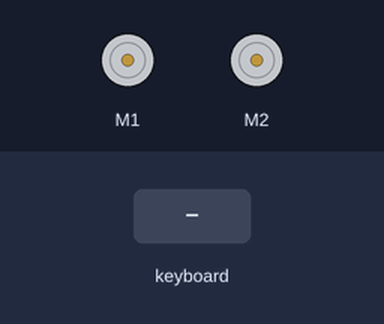
A program run on a simulated Raspberry Pi (BCM pin numbers). Shown: 2 × DC motor (green arrow = forward, orange = backward, longer = faster). The inputs (shaded band) are chosen by the test bench. Motors are numbered in the order the program creates them (left before right in a Robot).

Above: at 1.2 s.
1.3 s: key up typed on the keyboard
At 1.45 s:
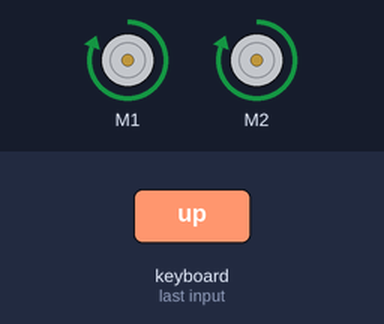
3.1 s: key down typed on the keyboard
At 3.25 s:
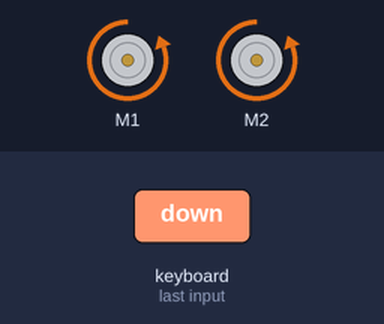
4.9 s: key left typed on the keyboard
At 5.05 s:
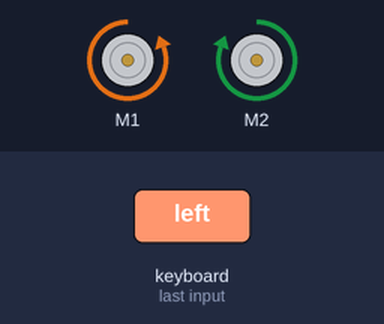
6.7 s: key right typed on the keyboard
At 6.85 s:
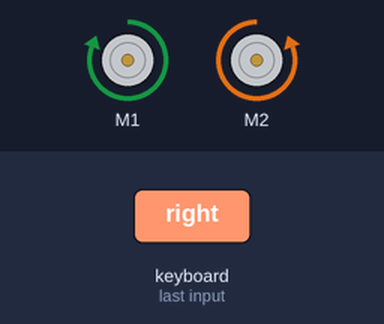
Timing chart, 0 to 9.5 s (numbered marks = the images above; inputs shaded):
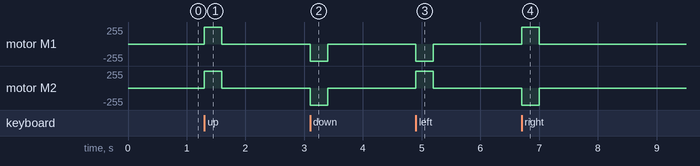

The program:

cursesRobot.py
```python
import curses
from gpiozero import Robot
import sys

robot = Robot(left=(27,24), right=(16,23))

actions = {
    curses.KEY_UP: robot.forward,
    curses.KEY_DOWN: robot.backward,
    curses.KEY_LEFT: robot.left,
    curses.KEY_RIGHT: robot.right,
}

def main(stdscr):
    nextKey = None
    while True:
        curses.halfdelay(1)
        if nextKey is None:
            key = stdscr.getch()
        else:
            key=nextKey
            nextKey=None
        if key!= -1:
            curses.halfdelay(3)
            action = actions.get(key)
            if action is not None:
                action()
            nextKey=key
            while nextKey==key:
                nextKey=stdscr.getch()
                if nextKey==curses.KEY_ENTER or key in [10, 13]:
                    sys.exit()
            robot.stop()
curses.wrapper(main)
```

Measured:
- after the input at 1.3 s, motor M1, motor M2: stopped → forward 255/255 at once, → stopped 0.30 s later
- after the input at 3.1 s, motor M1, motor M2: stopped → backward 255/255 at once, → stopped 0.30 s later
- after the input at 4.9 s, motor M1: stopped → backward 255/255 at once, → stopped 0.30 s later; motor M2: stopped → forward 255/255 at once, → stopped 0.30 s later
- after the input at 6.7 s, motor M1: stopped → forward 255/255 at once, → stopped 0.30 s later; motor M2: stopped → backward 255/255 at once, → stopped 0.30 s later
